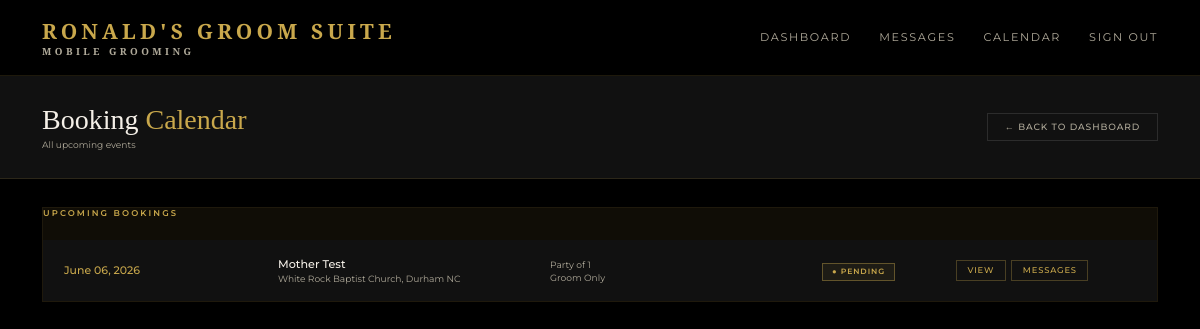
Before: /admin/calendar (signed in) with the older database file.
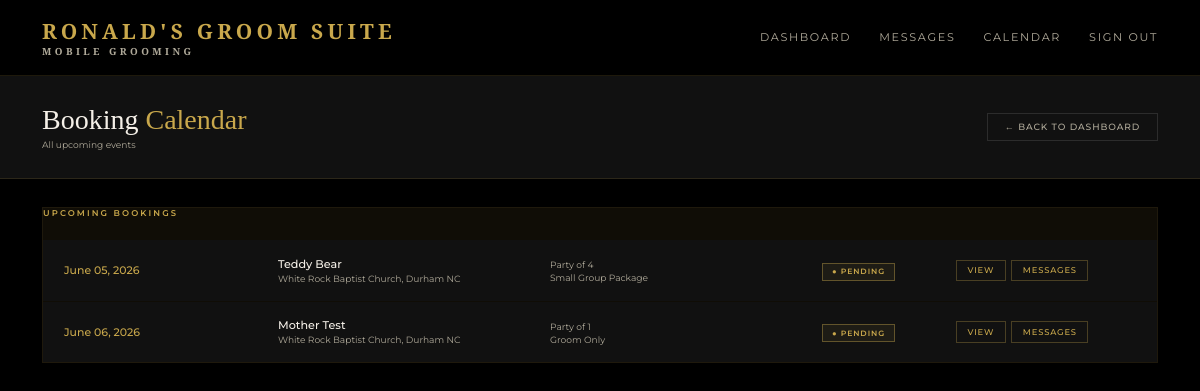
After: the same page with the newer database file.
### models.py (models this page shows)
class Booking(db.Model):
    id = db.Column(db.Integer, primary_key=True)
    wedding_date = db.Column(db.String(50), nullable=False)
    venue = db.Column(db.String(200), nullable=False)
    start_time = db.Column(db.String(20))
    party_size = db.Column(db.Integer, default=1)
    package = db.Column(db.String(100))
    addons = db.Column(db.String(200))
    notes = db.Column(db.Text)
    status = db.Column(db.String(20), default='pending')
    created_at = db.Column(db.DateTime, default=datetime.utcnow)
    user_id = db.Column(db.Integer, db.ForeignKey('user.id'), nullable=False)
    party_members = db.relationship('PartyMember', backref='booking', lazy=True)
    messages = db.relationship('Message', backref='booking_messages', lazy=True, foreign_keys='Message.booking_id')

class User(UserMixin, db.Model):
    id = db.Column(db.Integer, primary_key=True)
    name = db.Column(db.String(100), nullable=False)
    email = db.Column(db.String(120), unique=True, nullable=False)
    password = db.Column(db.String(200), nullable=False)
    role = db.Column(db.String(20), default='client')
    phone = db.Column(db.String(20))
    password_changed = db.Column(db.Boolean, default=False)
    bookings = db.relationship('Booking', backref='client', lazy=True)

### routes.py (the view)
    @app.route('/admin/calendar')
    @login_required
    @admin_required
    def admin_calendar():
        bookings = Booking.query.order_by(Booking.wedding_date).all()
        from collections import Counter
        date_counts = Counter(b.wedding_date for b in bookings)
        conflict_dates = {date for date, count in date_counts.items() if count > 1}
        return render_template('admin/calendar.html', bookings=bookings, conflict_dates=conflict_dates)

### app.py (called while the page is built)
@app.template_filter('format_date')
def format_date(value):
    try:
        return datetime.strptime(value, '%Y-%m-%d').strftime('%B %d, %Y')
    except:
        return value

### routes.py (called while the page is built)
def admin_required(f):
    @wraps(f)
    def decorated_function(*args, **kwargs):
        if not current_user.is_authenticated or current_user.role != 'admin':
            return redirect(url_for('index'))
        return f(*args, **kwargs)
    return decorated_function

### templates/admin/calendar.html (shortened to what this page needs)
{% extends 'base.html' %}
{% block content %}
<div class="admin-header">
  <div>
    <h1 class="admin-title">Booking <span>Calendar</span></h1>
    <p class="admin-meta">All upcoming events</p>
  </div>
  <a href="{{ url_for('admin_dashboard') }}" class="btn-ghost">← Back to Dashboard</a>
</div>
<div class="calendar-wrapper">
  <div class="calendar-events">
    <div class="table-title" style="margin-bottom:1.5rem;">Upcoming Bookings</div>
    {% if bookings %}
      {% for booking in bookings %}
      <div class="calendar-event-row {% if booking.wedding_date in conflict_dates %}conflict-row{% endif %}">
        <div class="cal-date-block">
          <div class="cal-date-day">{{ booking.wedding_date | format_date }}</div>
        </div>
        <div class="cal-event-info">
          <div class="client-name">{{ booking.client.name }}</div>
          <div class="client-email">{{ booking.venue }}</div>
        </div>
        <div class="cal-event-meta">
          <div class="client-email">Party of {{ booking.party_size }}</div>
          <div class="client-email">{{ booking.package or 'TBD' }}</div>
        </div>
        <div>
          <span class="badge badge-{{ booking.status }}">● {{ booking.status|capitalize }}</span>
        </div>
        <div class="action-btns">
          <a href="{{ url_for('booking_detail', id=booking.id) }}" class="action-btn action-view">View</a>
          <a href="{{ url_for('admin_messages', id=booking.id) }}" class="action-btn action-view">
            Messages
            {% set unread = booking.messages | selectattr('read', 'equalto', False) | selectattr('sender_id', 'ne', current_user.id) | list | length %}
          </a>
        </div>
      </div>
      {% endfor %}
    {% else %}
      <div class="empty-state">
        <p>No bookings yet.</p>
      </div>
    {% endif %}
  </div>
</div>
{% endblock %}

Changed rows visible on the page:
added Booking: wedding_date "June 05, 2026", client.name "Teddy Bear", venue "White Rock Baptist Church, Durham NC", party_size "4", package "Small Group Package", status "PENDING"
